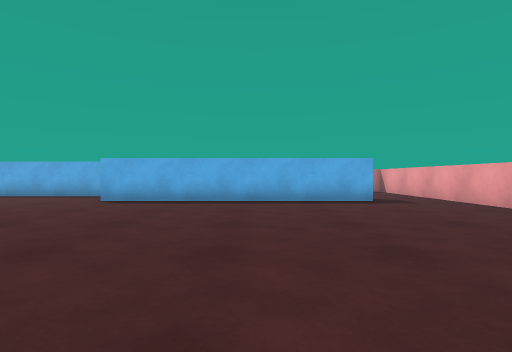
view 1 (above)

17 first-person views from a walk through a scene from a Unity 3-D project. The camera is 0.35 m above the floor, looks level and sees 80° across. The floor is counted in squares, 0.5 m on a side. Each view is taken from the middle of a square. On the plan, view 1 faces up. The plan holds only what a view shows up to about 10 squares ahead; the rest is blank. The player character is not drawn.

view 2
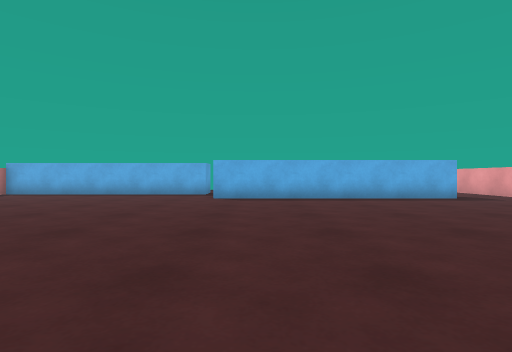

view 3
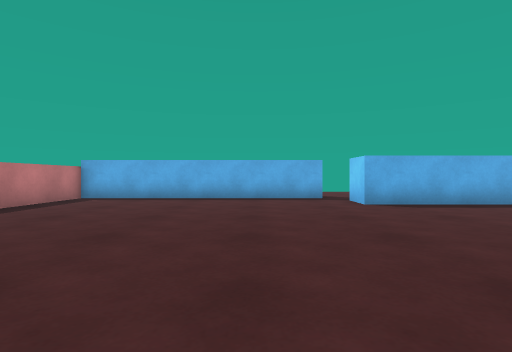

view 4
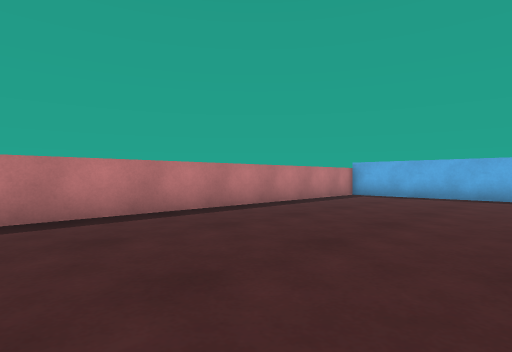

view 5
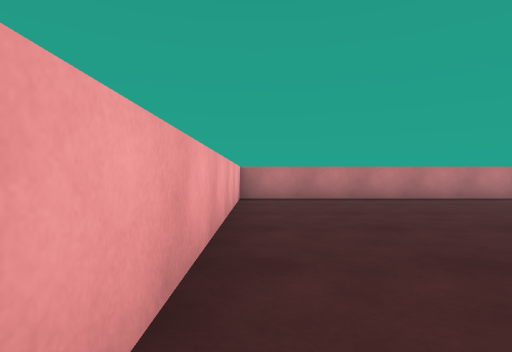

view 6
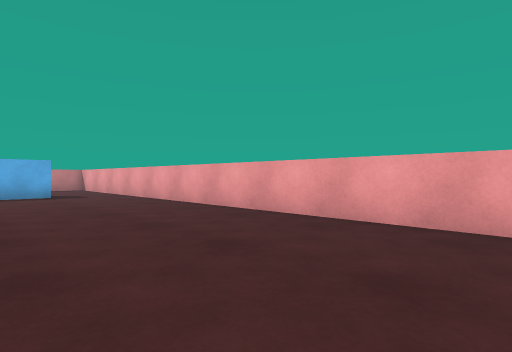

view 7
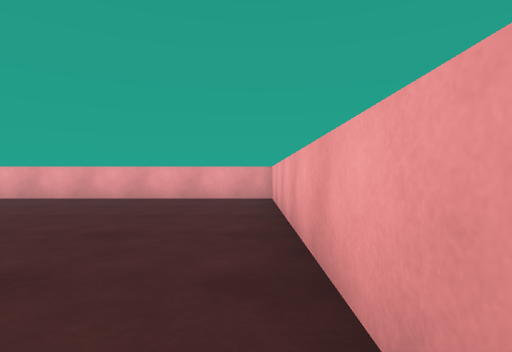

view 8
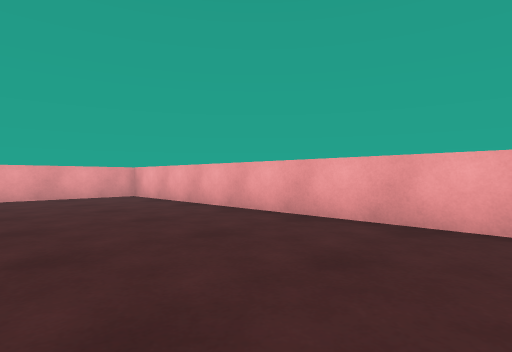

view 9
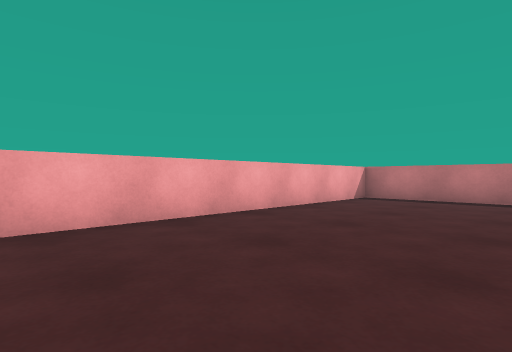

view 10
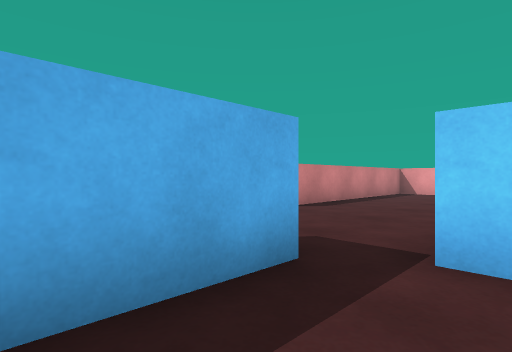

view 11
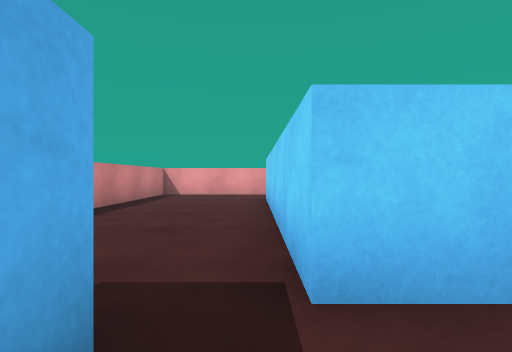

view 12
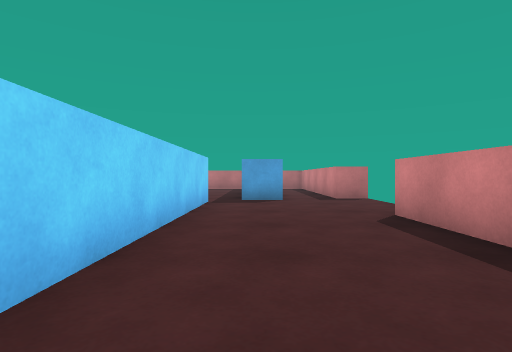

view 13
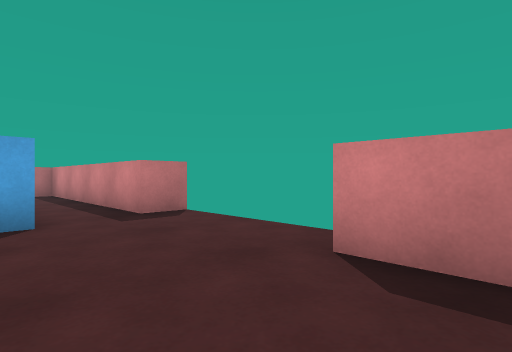

view 14
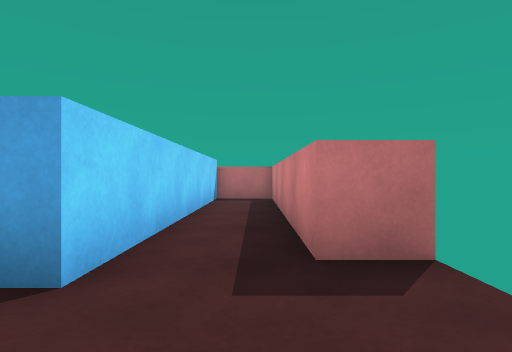

view 15
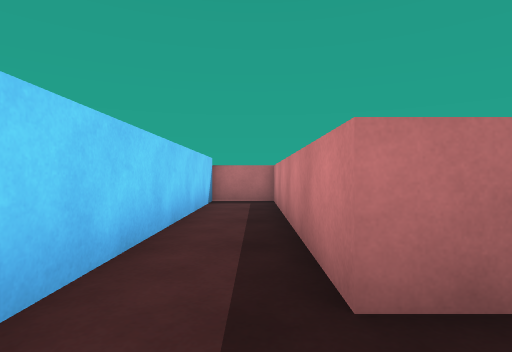

view 16
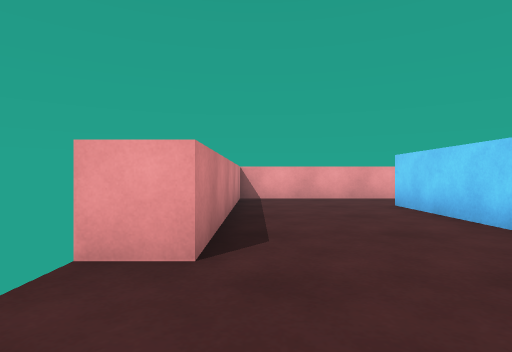

view 17
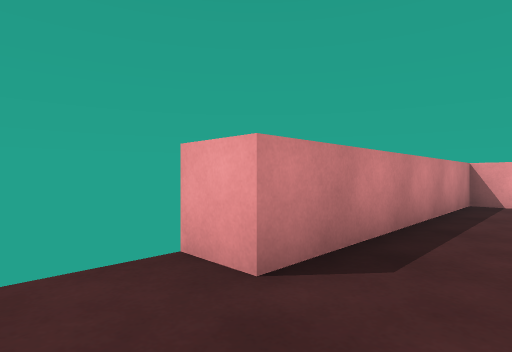

### Floor plan
Ten units are one square. View 1 is at (0, 0); x grows to the right and y downward. Boxes are objects, and circles mark ways between rooms. Rooms are numbered by the first view taken in them; rooms with no view inside come last. Other rooms are left out.
<svg viewBox="-130 -150 190 200">
<path fill="none" stroke="#000" d="M-49 -106 -125 -106 -125 45 55 45 55 -85M32 -85 -43 -85 -43 -97M-43 -97 32 -97M-55 -145 -55 -135 -125 -135 -125 -118 -49 -118 -49 -106M55 -85 55 -135 -15 -135 -15 -145"/>
<circle cx="45" cy="-95" r="3" fill="#2a7"/>
<text x="-40" y="-20">1</text>
<text x="-10" y="-120">2</text>
</svg>
Room 1 opens to room 2.

Where each view was taken, in squares from view 1:
view 1: 0 up, 0 right, facing up
view 2: 1 down, 3 left, facing up
view 3: 1 up, 7 left, facing up
view 4: 0 up, 7 left, facing up-left
view 5: 4 down, 3 left, facing left
view 6: 3 down, 1 right, facing up-right
view 7: 4 down, 4 left, facing right
view 8: 0 up, 5 left, facing down-right
view 9: 0 up, 3 left, facing down-left
view 10: 9 up, 7 left, facing up-right
view 11: 10 up, 6 left, facing right
view 12: 11 up, 4 right, facing left
view 13: 11 up, 0 right, facing up-left
view 14: 13 up, 3 left, facing left
view 15: 13 up, 4 left, facing left
view 16: 13 up, 4 left, facing right
view 17: 12 up, 3 left, facing up-right
